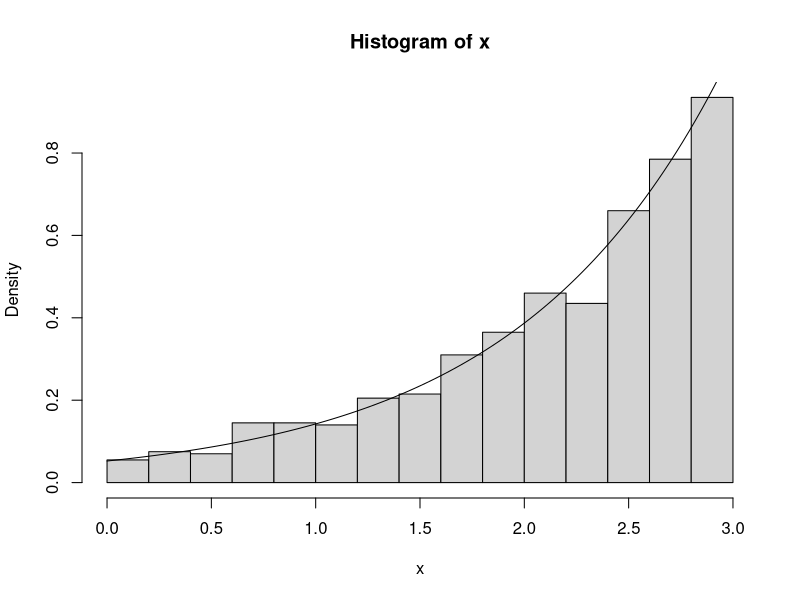

Recreate this plot in R.
N <- 1000
x <- rep(NA, N)  # final simulated values

# rejection sampling
for(i in 1:N) {
  while(TRUE) {
    # y ~ U(0, 3)
    y <- runif(1, 0, 3)
  
    # u ~ U(0, 1)
    u <- runif(1, 0, 1)
  
    # accept value
    if (u <= 3*exp(y) / (3.16 * (exp(3)-1))) {
      x[i] <- y
      break
    }
  }
}

# plot histogram
hist(x, probability = TRUE)

# plot PDF
f <- function(x) {(exp(x))/(exp(3)-1)}
curve(f, add=TRUE)


